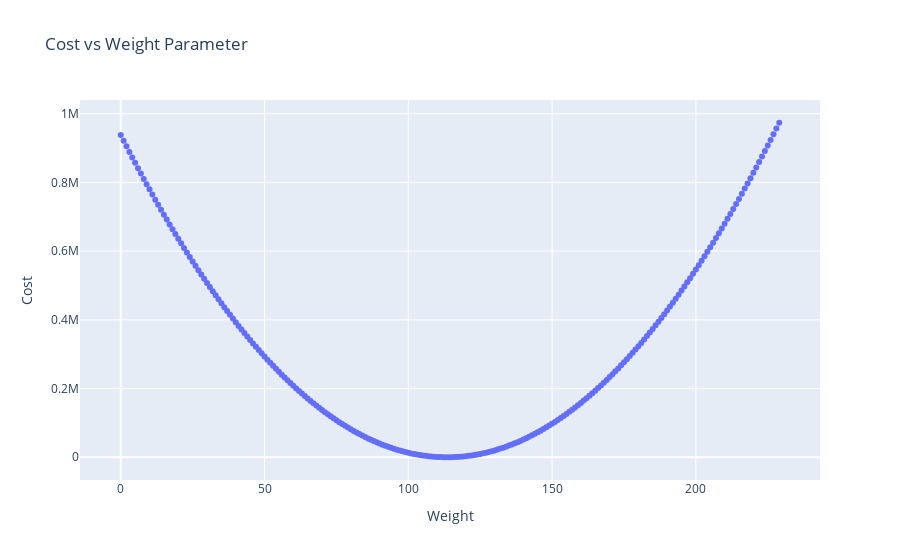

Notebook source saved alongside this figure:
### Code cell
plot_data(
    w_range, 
    costs,
    title="Cost vs Weight Parameter",
    x_label="Weight",
    y_label="Cost"
)

### Figure 1 — Plotly figure (JSON) as saved in the notebook; plotly's stock layout.template omitted (floating-point values rounded to 4 significant figures; data arrays with more than 128 entries replaced by an {"elided": "..."} marker saying what was removed)
{"data": [{"mode": "markers", "name": "", "type": "scatter", "x": {"elided": "230 int values"}, "y": {"elided": "230 float values"}}], "layout": {"title": {"text": "Cost vs Weight Parameter"}, "xaxis": {"title": {"text": "Weight"}}, "yaxis": {"title": {"text": "Cost"}}}}
